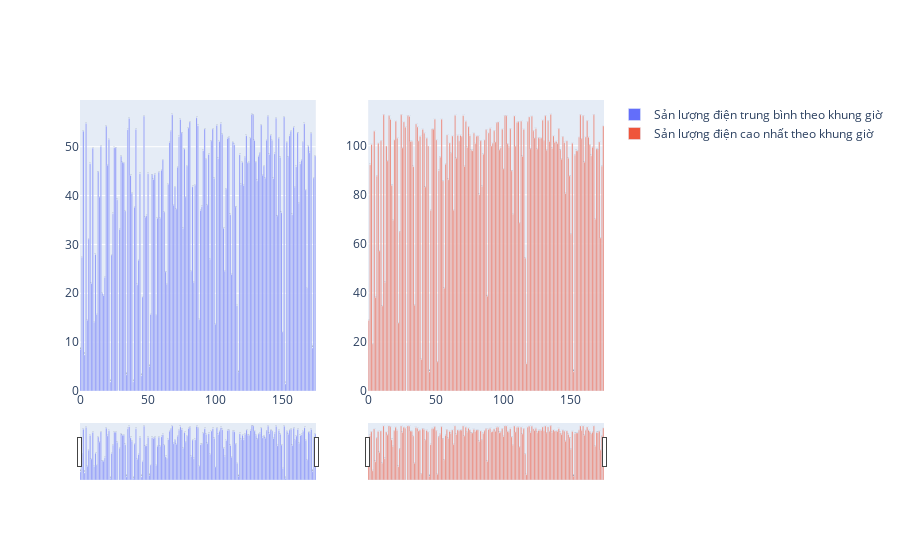

The cell this chart's notebook holds for it:
### Code cell
df2_1=df2.groupby(['day','month'])['Total input power(kW)'].mean()
df2_1=df2_1.reset_index()
df2_2=df2.groupby(['day','month'])['Total input power(kW)'].max()
df2_2=df2_2.reset_index()
print(df2_1)
print(df2_2)
fig = go.Figure()
from plotly.subplots import make_subplots
fig = make_subplots(rows=1, cols=2)
fig.add_trace(go.Bar(
    x=df2_1.index,
    y=df2_1['Total input power(kW)'],
    text=round(df2_1['Total input power(kW)']),  # Set the text to the values of y
    textposition='auto',
    name="Sản lượng điện trung bình theo khung giờ",
), row=1, col=1)
fig . update_traces (
    showlegend = True 
    )
fig.update_xaxes(
    rangeslider_visible=True,
)
fig.add_trace(go.Bar(
    x=df2_2.index,
    y=df2_2['Total input power(kW)'],
    name="Sản lượng điện cao nhất theo khung giờ",
    text=round(df2_2['Total input power(kW)']),  # Set the text to the values of y
    textposition='auto',
) ,row=1, col=2)
fig . update_traces (
    showlegend = True 
    )
fig.update_xaxes(
    rangeslider_visible=True,
)
fig.show()

### Figure 1 — Plotly figure (JSON) as saved in the notebook; plotly's stock layout.template omitted (floating-point values rounded to 4 significant figures; data arrays with more than 128 entries replaced by an {"elided": "..."} marker saying what was removed)
{"data": [{"name": "Sản lượng điện trung bình theo khung giờ", "showlegend": true, "text": {"elided": "175 int values"}, "textposition": "auto", "type": "bar", "x": {"elided": "175 int values"}, "xaxis": "x", "y": {"elided": "175 float values"}, "yaxis": "y"}, {"name": "Sản lượng điện cao nhất theo khung giờ", "showlegend": true, "text": {"elided": "175 int values"}, "textposition": "auto", "type": "bar", "x": {"elided": "175 int values"}, "xaxis": "x2", "y": {"elided": "175 float values"}, "yaxis": "y2"}], "layout": {"xaxis": {"anchor": "y", "domain": [0, 0.45], "rangeslider": {"visible": true}}, "xaxis2": {"anchor": "y2", "domain": [0.55, 1], "rangeslider": {"visible": true}}, "yaxis": {"anchor": "x", "domain": [0, 1]}, "yaxis2": {"anchor": "x2", "domain": [0, 1]}}}
